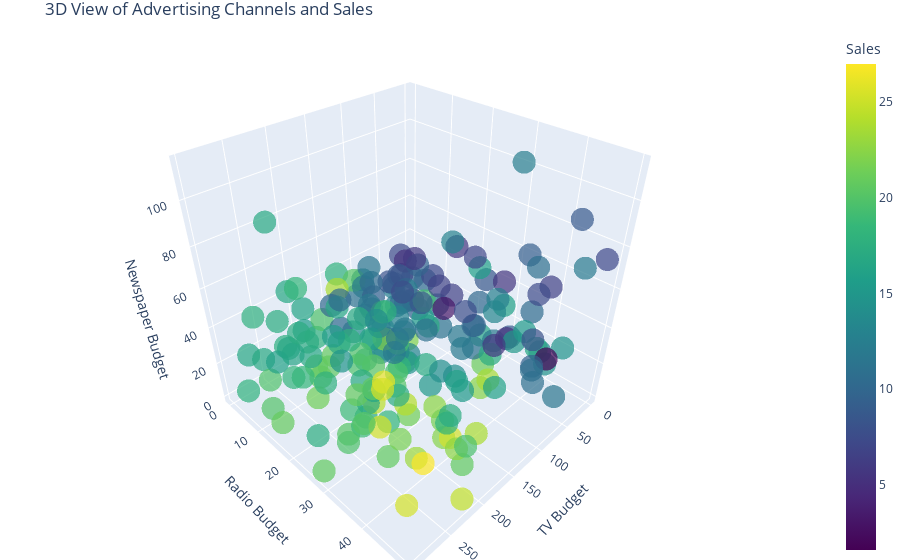

Notebook cell for this chart:
### Code cell
# Interactive 3D scatter plot
fig = px.scatter_3d(df, x='TV', y='Radio', z='Newspaper', color='Sales',
                    title='3D View of Advertising Channels and Sales',
                    labels={'TV': 'TV Budget', 'Radio': 'Radio Budget', 'Newspaper': 'Newspaper Budget'},
                    opacity=0.7, size_max=10,
                    color_continuous_scale=px.colors.sequential.Viridis)
fig.update_layout(margin=dict(l=0, r=0, b=0, t=30))
fig.show()

### Figure 1 — Plotly figure (JSON) as saved in the notebook; plotly's stock layout.template omitted (floating-point values rounded to 4 significant figures; data arrays with more than 128 entries replaced by an {"elided": "..."} marker saying what was removed)
{"data": [{"hovertemplate": "TV Budget=%{x}<br>Radio Budget=%{y}<br>Newspaper Budget=%{z}<br>Sales=%{marker.color}<extra></extra>", "legendgroup": "", "marker": {"color": {"elided": "200 float values"}, "coloraxis": "coloraxis", "opacity": 0.7, "symbol": "circle"}, "mode": "markers", "name": "", "scene": "scene", "showlegend": false, "type": "scatter3d", "x": {"elided": "200 float values"}, "y": {"elided": "200 float values"}, "z": {"elided": "200 float values"}}], "layout": {"coloraxis": {"colorbar": {"title": {"text": "Sales"}}, "colorscale": [[0, "#440154"], [0.1111, "#482878"], [0.2222, "#3e4989"], [0.3333, "#31688e"], [0.4444, "#26828e"], [0.5556, "#1f9e89"], [0.6667, "#35b779"], [0.7778, "#6ece58"], [0.8889, "#b5de2b"], [1, "#fde725"]]}, "legend": {"tracegroupgap": 0}, "margin": {"b": 0, "l": 0, "r": 0, "t": 30}, "scene": {"domain": {"x": [0, 1], "y": [0, 1]}, "xaxis": {"title": {"text": "TV Budget"}}, "yaxis": {"title": {"text": "Radio Budget"}}, "zaxis": {"title": {"text": "Newspaper Budget"}}}, "title": {"text": "3D View of Advertising Channels and Sales"}}}
